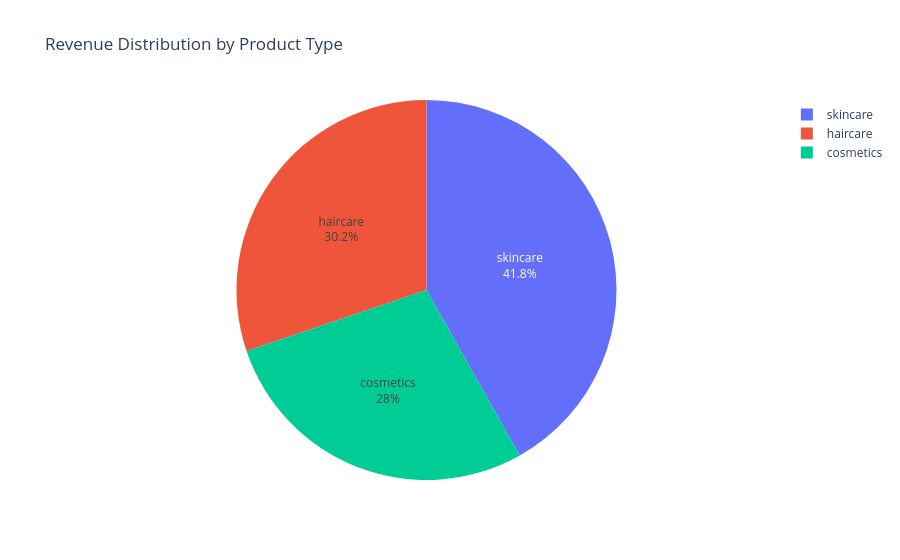

The notebook cell this image was saved under:
### Code cell
import pandas as pd
import plotly.express as px

# Step 1: group by product type
revenue_by_product = df.groupby('Product type')['Revenue generated'].sum().reset_index()

# Step 2: convert to percentage
revenue_by_product['Percentage'] = (
    revenue_by_product['Revenue generated'] / 
    revenue_by_product['Revenue generated'].sum()
) * 100

# Step 3: create pie chart
fig = px.pie(revenue_by_product,
             names='Product type',
             values='Percentage',
             title='Revenue Distribution by Product Type',
            )

fig.update_traces(textinfo='percent+label')

fig.show()

### Figure 1 — Plotly figure (JSON) as saved in the notebook; plotly's stock layout.template omitted (floating-point values rounded to 4 significant figures)
{"data": [{"domain": {"x": [0, 1], "y": [0, 1]}, "hovertemplate": "Product type=%{label}<br>Percentage=%{value}<extra></extra>", "labels": ["cosmetics", "haircare", "skincare"], "legendgroup": "", "name": "", "showlegend": true, "textinfo": "percent+label", "type": "pie", "values": [27.96, 30.2, 41.83]}], "layout": {"legend": {"tracegroupgap": 0}, "title": {"text": "Revenue Distribution by Product Type"}}}
